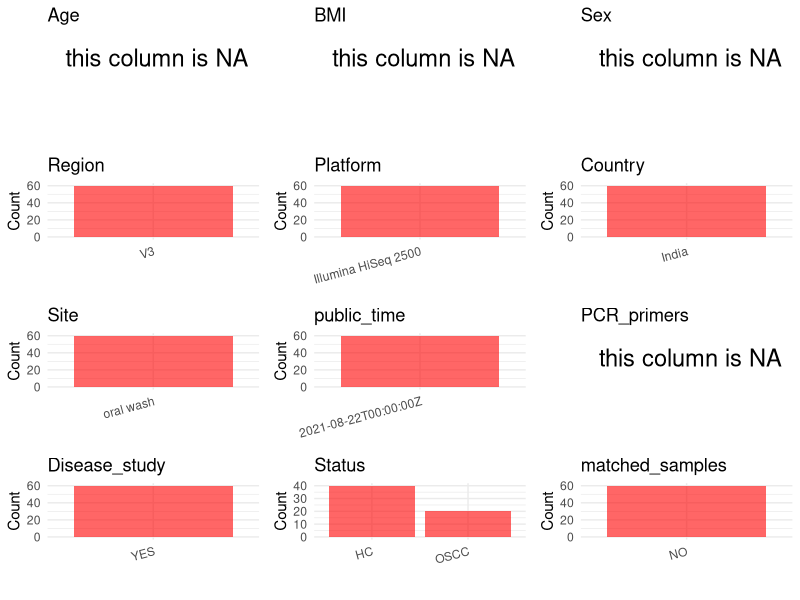

R code for this plot: (Note: this script raises an error after producing the figure.)
## ---- chunk 1
# Load necessary libraries
library(dplyr)
library(ggplot2)
library(cowplot)

# Set working directory (update this path to your local directory)
setwd("D:/studylearning/董彪师兄项目/任务/张辰飞/PRJNA756784")

# Read the initial metadata files
initial_meta<-read.csv("SraRunTable.csv",header = T)

# Combine the two metadata files
#meta <- rbind(initial_meta, initial_meta1)

#Remove entries non-oral samples
#initial_meta <- subset(initial_meta,isolate %in% c("saliva","tongue coat"))

# Check the number of samples containing "HT" in Sample.Name (e.g., healthy controls)
#nrow(subset(meta, grepl("HT", Sample.Name)))

# Display the first few rows of the metadata
head(initial_meta)
## ---- chunk 2
# Create a uniform metadata dataframe
metadata <- data.frame(
  BioProject = initial_meta$BioProject,
  Run = initial_meta$Run,
  sample_name = initial_meta$Sample.Name,
  Age = NA,
  BMI = NA,
  Sex= NA,
  Region = "V3",
  Platform = initial_meta$Instrument,
  Country = initial_meta$geo_loc_name_country,
  Site = "oral wash",
  public_time = initial_meta$ReleaseDate,
  stringsAsFactors = FALSE
)
## ---- chunk 3
# Add information obtained from the publication
metadata$PCR_primers <- NA_character_
metadata$title <- "Comparative and analytical characterization of the oral bacteriome of smokeless tobacco users with oral squamous cell carcinoma"
metadata$Disease_study <- "YES"
# Assign disease status based on sample_name patterns
metadata <- metadata %>% 
  mutate(Status = case_when(
    grepl("H|T",sample_name) ~ "HC",
    grepl("CP",sample_name) ~ "OSCC"
  ))


#extract subject id by remove prefix of sample_name
#metadata$sample_name <- gsub("T|CR|CS|C|N|S", "", metadata$sample_name)

# Check initial data distribution
cat("Initial sample distribution:\n")
table(metadata$sample_name)
table(metadata$Site)

# Calculate sampling frequency per subject
sample_counts <- table(metadata$sample_name)
cat("\nNumber of samples per subject:\n")
print(sample_counts)

# Create matched_samples column
metadata$matched_samples <- ifelse(metadata$sample_name %in% names(sample_counts[sample_counts >= 2]), "YES", "NO")

cat("\nMatched samples distribution:\n")
table(metadata$matched_samples)

# Identify samples for removal: single samples excluding oral wash
single_samples <- names(sample_counts[sample_counts == 1])
samples_to_remove <- metadata$sample_name %in% single_samples & !(metadata$Site %in% c("oral wash"))

cat("\nNumber of samples to be removed:", sum(samples_to_remove), "\n")

# Remove identified samples
metadata_clean <- metadata[!samples_to_remove, ]

cat("\nFinal sample distribution after cleaning:\n")
table(metadata_clean$sample_name)
table(metadata_clean$Site)
table(metadata_clean$matched_samples)

# Use cleaned dataset for subsequent analysis
metadata <- metadata_clean
## ---- chunk 4
# Check the number of unique runs and sample names
print(paste("Number of unique runs:", length(unique(metadata$Run))))
print(paste("Number of unique sample names:", length(unique(metadata$sample_name))))
## ---- chunk 5
# Select columns for visualization
plot_data <- metadata %>%
  select(-BioProject, -Run, -sample_name, -title)

# Function to create simple plots for each column
create_simple_plots <- function(data) {
  plots <- list()
  
  for (col in colnames(data)) {
    # Check if the column is all NA
    if (all(is.na(data[[col]]))) {
      # Create an empty plot with text indicating all NA
      p <- ggplot() +
        annotate("text", x = 0.5, y = 0.5, label = "this column is NA", size = 6) +
        labs(title = col) +
        theme_void()
    } else if (is.numeric(data[[col]])) {
      # Numeric variable: histogram
      p <- ggplot(data, aes(x = .data[[col]])) +
        geom_histogram(fill = "blue", alpha = 0.6, bins = 20, na.rm = TRUE) +
        labs(title = col) +
        theme_minimal()
    } else {
      # Categorical variable: bar plot (remove NA values)
      count_data <- as.data.frame(table(data[[col]], useNA = "ifany"))
      p <- ggplot(count_data, aes(x = reorder(Var1, -Freq), y = Freq)) +
        geom_col(fill = "red", alpha = 0.6) +
        labs(title = col, x = NULL, y = "Count") +
        theme_minimal() +
        theme(axis.text.x = element_text(angle = 15, hjust = 1))
    }
    plots[[col]] <- p
  }
  
  return(plots)
}

# Generate and arrange plots
plots <- create_simple_plots(plot_data)
p<-plot_grid(plots$Age, 
          plots$BMI, 
          plots$Sex, 
          plots$Region, 
          plots$Platform, 
          plots$Country, 
          plots$Site,
          plots$public_time, 
          plots$PCR_primers,
          plots$Disease_study,
          plots$Status,
          plots$matched_samples,# add 
          ncol = 3, align = "hv", axis = "lb")
ggsave("Metadata_Summary.png", plot = p, width = 8, height = 6, dpi = 150, bg = "white")
## ---- chunk 6
knitr::include_graphics("Metadata_Summary.png")
## ---- chunk 7
# Reorder columns to match the desired format
metadata <- metadata[, c(
  "BioProject", "Run", "sample_name", "Age", "BMI", "Sex", 
  "Region", "Platform", "Country", "Site", "public_time", 
  "PCR_primers", "title", "Disease_study", "Status","matched_samples"
)]

# Export the uniform metadata to a CSV file
write.csv(metadata, file = "metadata.csv", quote = FALSE)
head(metadata)
